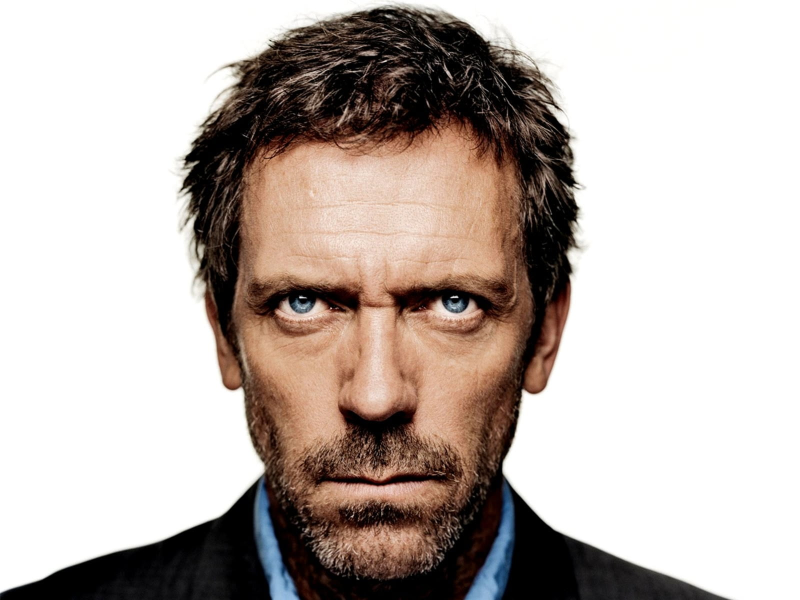
#> input picture media/images/1.png, 1600 x 1200 px (shown at 1/2 size)
$ python -i utils.py   (imports and definitions only)
#> lines starting #> are read from the running program, lines starting #| are printed output that depends on the picture; after the words box and inside, x2 and y2 are one past the last pixel; in counts of white or black regions, pixels touching at a corner belong together
import base64
from django.core.files.base import ContentFile
from skimage import io as skio, exposure
from skimage.color import rgb2hsv, hsv2rgb
import numpy as np
from PIL import Image, ImageEnhance
from.settings import API_KEY

import requests
import base64
from scipy import ndimage


# [69 lines left out: functions convert_content_file_to_base64, upload_file_to_coze, process_image_general, not called in this run]

def process_image_allergy(original_image):
    # 转换为float格式
    image = original_image.astype(float) / 255.0

    # 转换到HSV空间
    hsv_image = rgb2hsv(image)
#> hsv_image: shape (1200, 1600, 3) float64; mean of channels 0, 1, 2 0.0614, 0.19, 0.748

    # 改进红色区域的识别（包括更广范围的红色色调）
    red_mask = np.logical_or.reduce((
        hsv_image[..., 0] < 0.05,  # 纯红色
        hsv_image[..., 0] > 0.95,  # 深红色
        np.logical_and(            # 粉红色区域
            hsv_image[..., 0] > 0.9,
            hsv_image[..., 0] < 0.98
        )
    ))
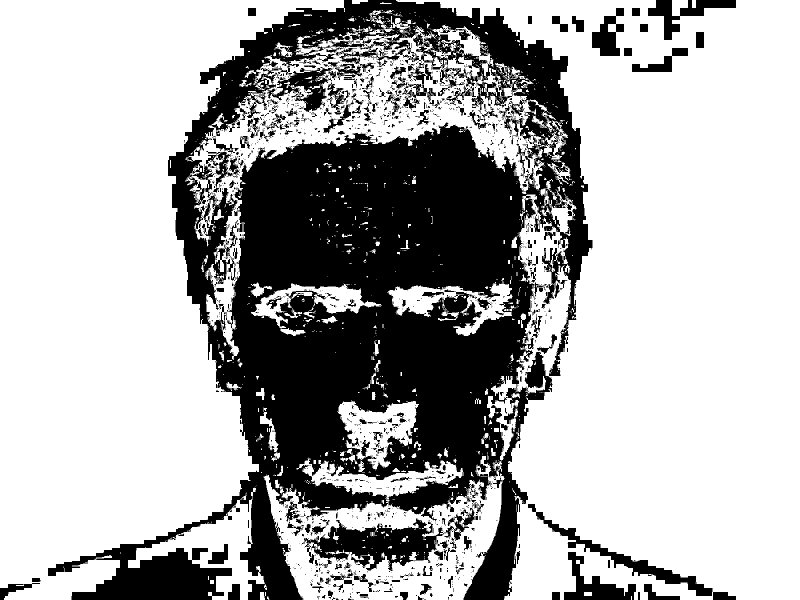
#> red_mask: shape (1200, 1600) bool (shown at 1/2 size); 68.6% white; 1954 black regions (1652 under 20 px), largest, box (x1, y1, x2, y2) and area: (96, 0, 1185, 1200) 524021, (608, 1037, 889, 1142) 14277, (1056, 1008, 1425, 1192) 7079

    # 创建更大范围的平滑过渡mask
    smooth_mask = ndimage.gaussian_filter(red_mask.astype(float), sigma=1.5)
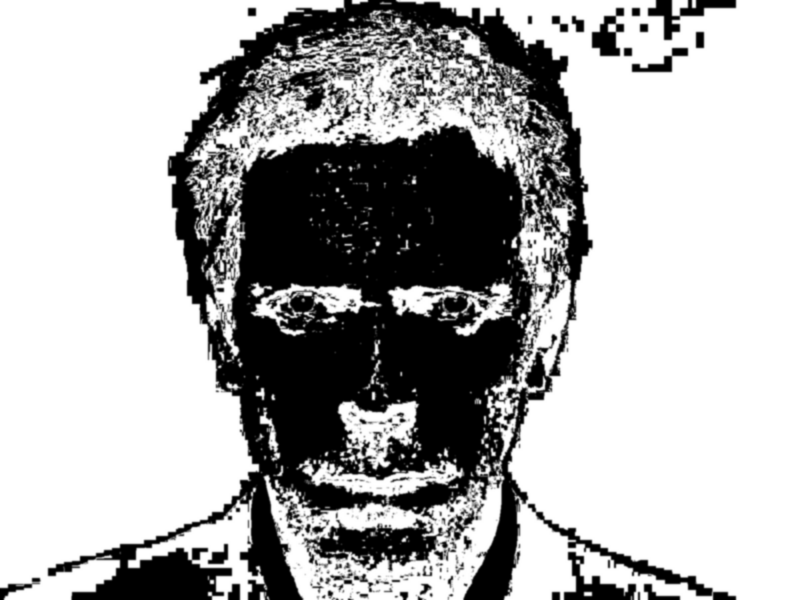
#> smooth_mask: shape (1200, 1600) float64 (shown at 1/2 size); min 0, max 1, mean 0.686

    # 在红色区域增强红色通道（确保值在0-1之间）
    rgb_image = hsv2rgb(hsv_image)
    red_enhanced = rgb_image[..., 0] * np.where(smooth_mask > 0.1, 1.15, 1.0)
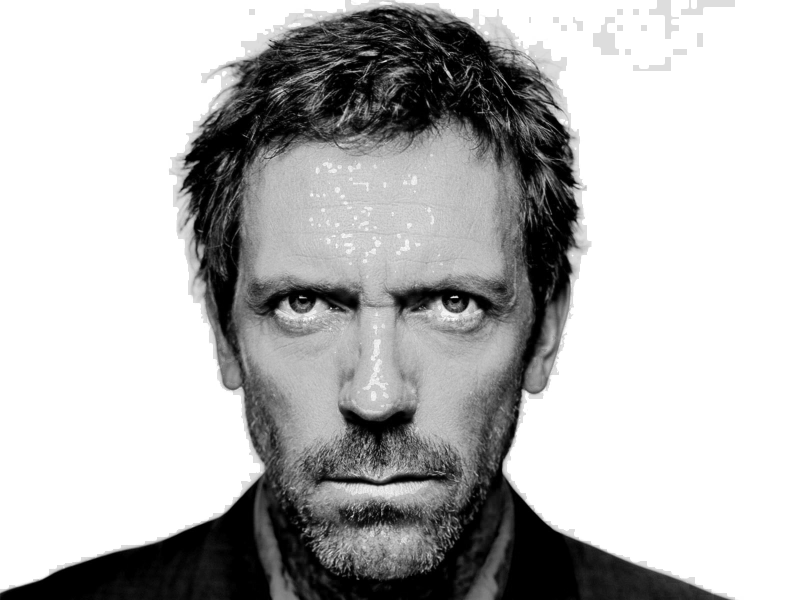
#> red_enhanced: shape (1200, 1600) float64 (shown at 1/2 size); min 0, max 1.15, mean 0.832; drawn with min black and max white
    rgb_image[..., 0] = np.clip(red_enhanced, 0, 1)

    # 转回HSV以进行进一步处理
    hsv_image = rgb2hsv(rgb_image)
#> hsv_image: shape (1200, 1600, 3) float64; mean of channels 0, 1, 2 0.0601, 0.199, 0.754

    # 增强红色区域的饱和度（确保值在0-1之间）
    saturation = np.where(
        smooth_mask > 0.1,
        hsv_image[..., 1] * 1.35,
        hsv_image[..., 1] * 0.95
    )
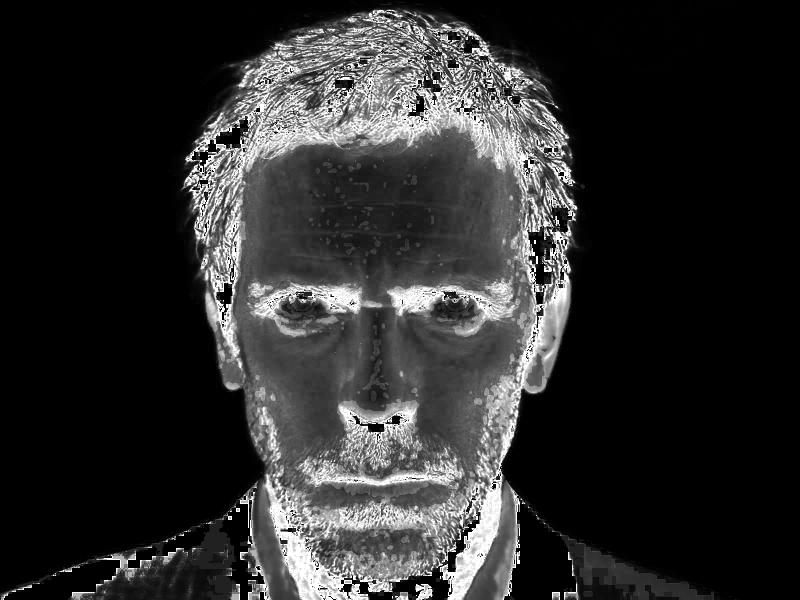
#> saturation: shape (1200, 1600) float64 (shown at 1/2 size); min 0, max 1.35, mean 0.236; drawn with min black and max white
    hsv_image[..., 1] = np.clip(saturation, 0, 1)
#> hsv_image: shape (1200, 1600, 3) float64; mean of channels 0, 1, 2 0.0601, 0.217, 0.754

    # 轻微提高红色区域的亮度（确保值在0-1之间）
    value = np.where(
        smooth_mask > 0.1,
        hsv_image[..., 2] * .9,
        hsv_image[..., 2]
    )
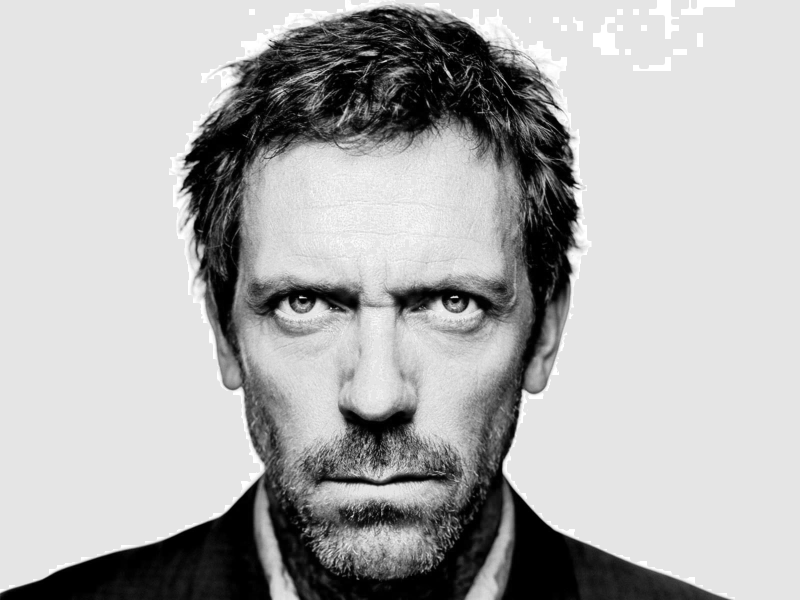
#> value: shape (1200, 1600) float64 (shown at 1/2 size); min 0, max 1, mean 0.695
    hsv_image[..., 2] = np.clip(value, 0, 1)
#> hsv_image: shape (1200, 1600, 3) float64; mean of channels 0, 1, 2 0.0601, 0.217, 0.695

    # 应用自适应的CLAHE
    clip_limit_value = np.percentile(hsv_image[..., 2], 90) * 0.01
#> clip_limit_value = 0.009
    hsv_image[..., 2] = exposure.equalize_adapthist(
        hsv_image[..., 2],
        kernel_size=16,
        clip_limit=clip_limit_value
    )
#> hsv_image: shape (1200, 1600, 3) float64; mean of channels 0, 1, 2 0.0601, 0.217, 0.723

    # 转回RGB
    processed = hsv2rgb(hsv_image)
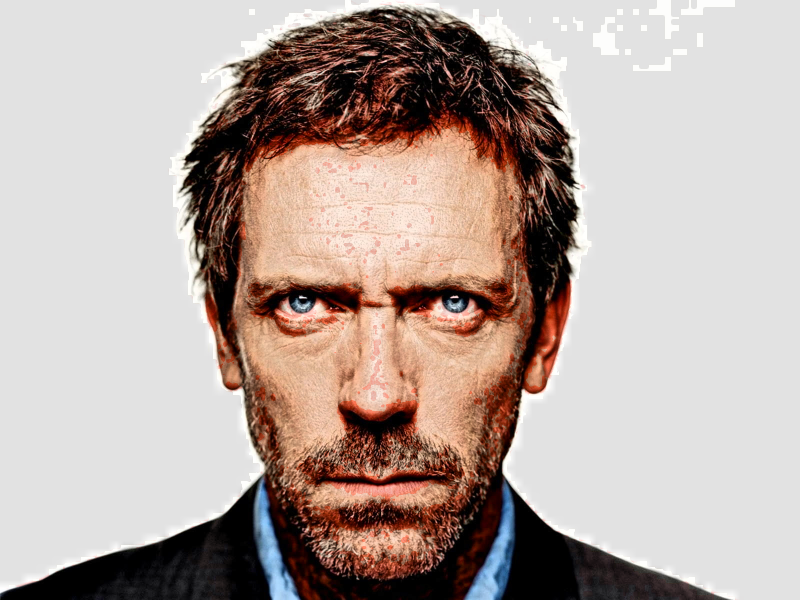
#> processed: shape (1200, 1600, 3) float64 (shown at 1/2 size); mean R, G, B 0.719, 0.66, 0.635

    # 确保所有值都在0-1范围内
    processed = np.clip(processed, 0, 1)

    # 应用轻微的高斯模糊来平滑过渡
    processed = ndimage.gaussian_filter(processed, sigma=0.5)

    # 转换为8位整数格式
    processed_uint8 = (processed * 255).astype(np.uint8)

    # PIL处理
    pil_image = Image.fromarray(processed_uint8)

    # 轻微增强对比度
    enhancer = ImageEnhance.Contrast(pil_image)
    pil_image = enhancer.enhance(1.25)
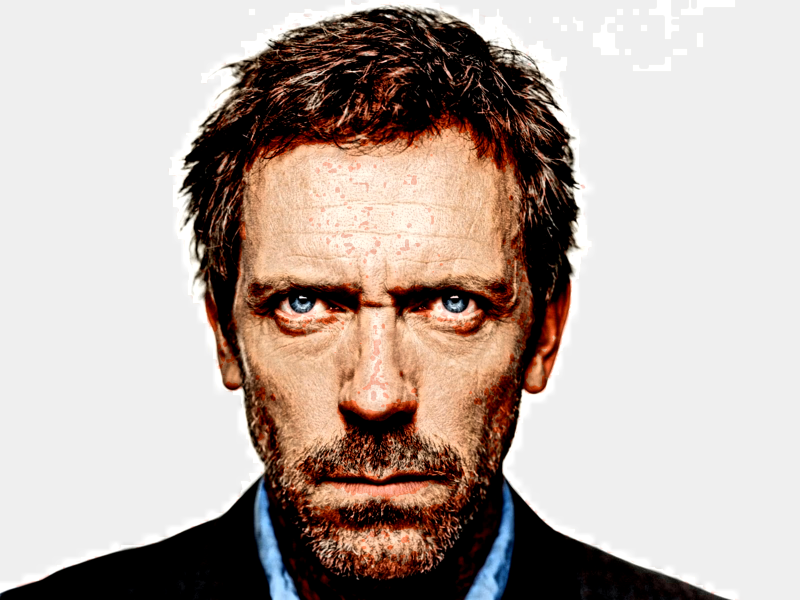
#> pil_image: PIL image 1600x1200 RGB (shown at 1/2 size); mean R, G, B 185.9, 172, 165

    # 轻微锐化
    enhancer = ImageEnhance.Sharpness(pil_image)
    pil_image = enhancer.enhance(1.55)

    # 调整整体色温使其稍微偏暖
    enhancer = ImageEnhance.Color(pil_image)
    pil_image = enhancer.enhance(1.05)

    return np.array(pil_image)


# [49 lines left out: function process_image_freckles, not called in this run]

>>> import cv2
>>> picture = cv2.cvtColor(cv2.imread('../media/images/1.png'), cv2.COLOR_BGR2RGB)
>>> result = process_image_allergy(picture)
